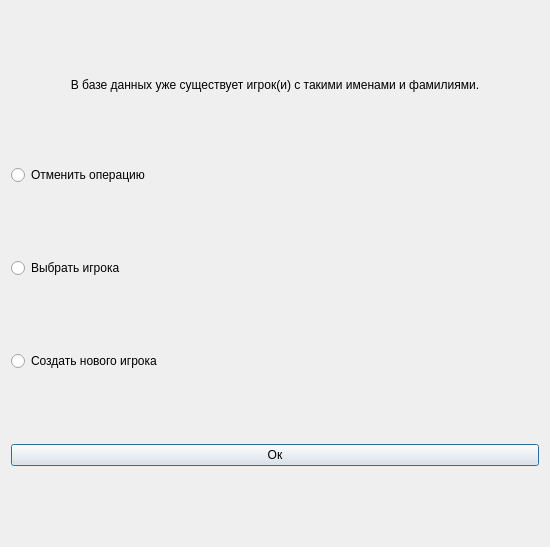
<?xml version="1.0" encoding="UTF-8"?>
<ui version="4.0">
 <class>Dialog</class>
 <widget class="QDialog" name="Dialog">
  <property name="geometry">
   <rect>
    <x>0</x>
    <y>0</y>
    <width>550</width>
    <height>547</height>
   </rect>
  </property>
  <property name="windowTitle">
   <string>Разрешение конфликта одинаковых игроков</string>
  </property>
  <layout class="QVBoxLayout" name="verticalLayout">
   <item>
    <widget class="QLabel" name="label">
     <property name="sizePolicy">
      <sizepolicy hsizetype="Preferred" vsizetype="Maximum">
       <horstretch>0</horstretch>
       <verstretch>0</verstretch>
      </sizepolicy>
     </property>
     <property name="text">
      <string>В базе данных уже существует игрок(и) с такими именами и фамилиями.</string>
     </property>
     <property name="textFormat">
      <enum>Qt::MarkdownText</enum>
     </property>
     <property name="alignment">
      <set>Qt::AlignCenter</set>
     </property>
    </widget>
   </item>
   <item>
    <widget class="QRadioButton" name="radio_button_cancel_operation">
     <property name="sizePolicy">
      <sizepolicy hsizetype="Minimum" vsizetype="Maximum">
       <horstretch>0</horstretch>
       <verstretch>0</verstretch>
      </sizepolicy>
     </property>
     <property name="text">
      <string>Отменить операцию</string>
     </property>
    </widget>
   </item>
   <item>
    <widget class="QRadioButton" name="radio_button_choose_player">
     <property name="sizePolicy">
      <sizepolicy hsizetype="Minimum" vsizetype="Maximum">
       <horstretch>0</horstretch>
       <verstretch>0</verstretch>
      </sizepolicy>
     </property>
     <property name="text">
      <string>Выбрать игрока</string>
     </property>
    </widget>
   </item>
   <item>
    <widget class="QRadioButton" name="radio_button_create_player">
     <property name="text">
      <string>Создать нового игрока</string>
     </property>
    </widget>
   </item>
   <item>
    <layout class="QHBoxLayout" name="horizontalLayout">
     <item>
      <widget class="QPushButton" name="push_button_next">
       <property name="sizePolicy">
        <sizepolicy hsizetype="Minimum" vsizetype="Maximum">
         <horstretch>0</horstretch>
         <verstretch>0</verstretch>
        </sizepolicy>
       </property>
       <property name="cursor">
        <cursorShape>PointingHandCursor</cursorShape>
       </property>
       <property name="text">
        <string>Ок</string>
       </property>
      </widget>
     </item>
    </layout>
   </item>
  </layout>
 </widget>
 <resources/>
 <connections/>
</ui>
